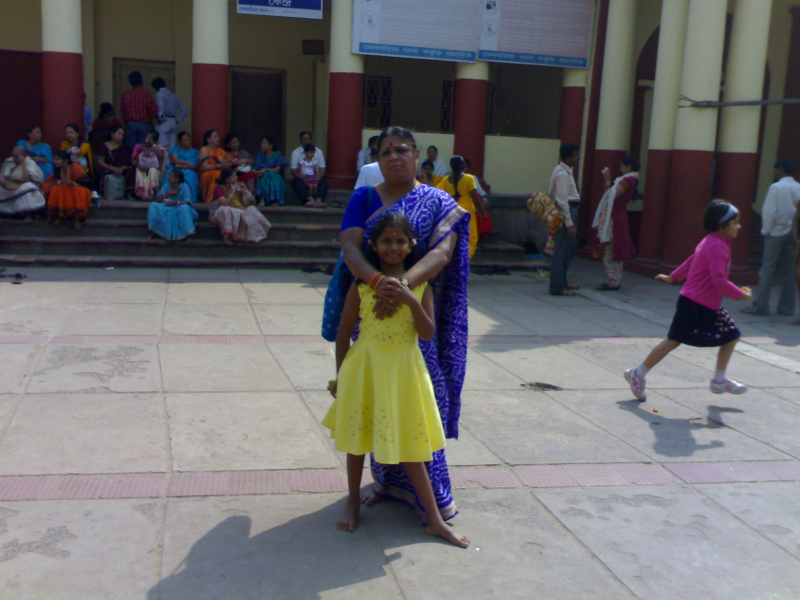
#> input picture pic.jpg, 1600 x 1200 px, found by its file name (shown at 1/2 size)
$ jupyter execute --allow-errors 'OPENCV DAY4 ASSIGNMENT.ipynb'
#> lines starting #> are read from the running program, lines starting #| are printed output that depends on the picture
[cell 1]
import cv2

[cell 2]
img=cv2.imread('C:/Users/Harshitha/Desktop/opencv workshop/pic.jpg')
#> img is the input picture: shape (1200, 1600, 3); mean B, G, R 108, 105.4, 107
img1=cv2.resize(img,(400,400))
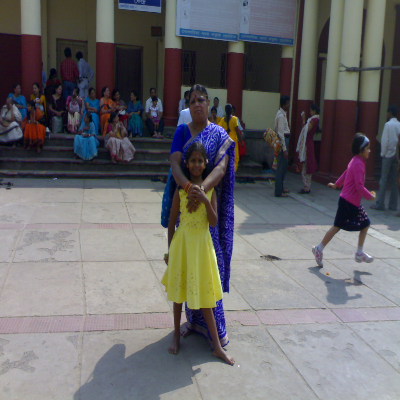
#> img1: shape (400, 400, 3); mean B, G, R 108.2, 105.7, 107.2
print(img1.shape)
#| (400, 400, 3)
cv2.imshow('img',img1)
mask_img=cv2.imread('C:/Users/Harshitha/Desktop/opencv workshop/pic_mask.jpg')
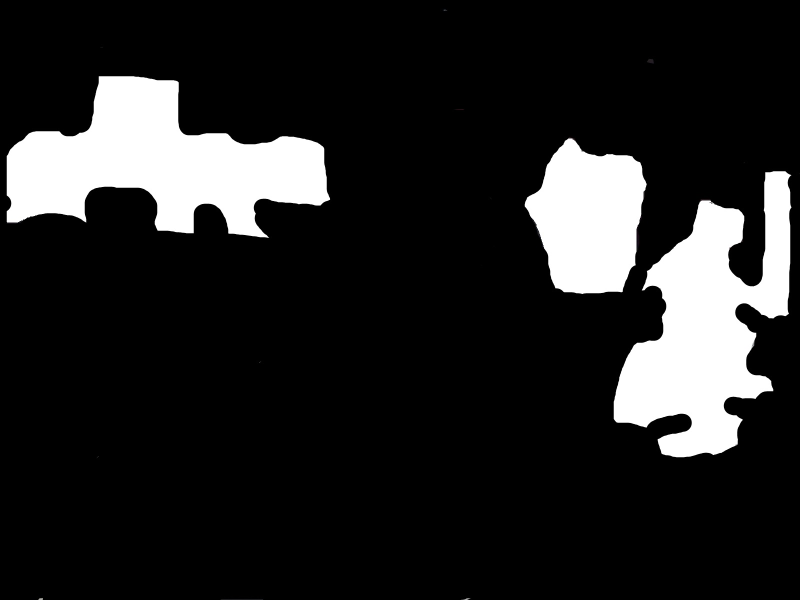
#> input picture pic_mask.jpg, 1600 x 1200 px, found by its file name (shown at 1/2 size)
#> mask_img is the input picture: shape (1200, 1600, 3); mean B, G, R 36, 35.9, 36
mask_img1=cv2.resize(mask_img,(400,400))
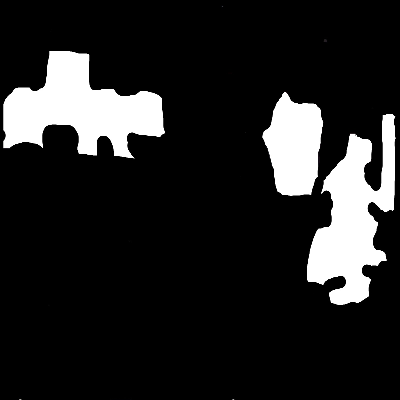
#> mask_img1: shape (400, 400, 3); mean B, G, R 35.9, 35.9, 35.9
print(mask_img1.shape)
#| (400, 400, 3)
cv2.imshow('maskimg',mask_img1)
cv2.waitKey(0)
cv2.destroyAllWindows()
